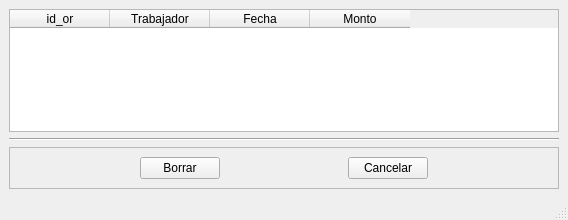
<?xml version="1.0" encoding="UTF-8"?>
<ui version="4.0">
 <class>MainWindow</class>
 <widget class="QMainWindow" name="MainWindow">
  <property name="geometry">
   <rect>
    <x>0</x>
    <y>0</y>
    <width>568</width>
    <height>220</height>
   </rect>
  </property>
  <property name="windowTitle">
   <string>Listado de otras remuneraciones abiertas</string>
  </property>
  <widget class="QWidget" name="centralwidget">
   <layout class="QVBoxLayout" name="verticalLayout">
    <item>
     <widget class="QTableWidget" name="tableWidget">
      <property name="toolTip">
       <string>&lt;html&gt;&lt;head/&gt;&lt;body&gt;&lt;p&gt;Listado de otras remuneraciones que son parte del salario cotizable para la TSS y forman parte de la base para el cálculo del impuesto sobre la renta. Por ejemplo comisiones.&lt;/p&gt;&lt;/body&gt;&lt;/html&gt;</string>
      </property>
      <property name="sizeAdjustPolicy">
       <enum>QAbstractScrollArea::AdjustToContentsOnFirstShow</enum>
      </property>
      <column>
       <property name="text">
        <string>id_or</string>
       </property>
      </column>
      <column>
       <property name="text">
        <string>Trabajador</string>
       </property>
      </column>
      <column>
       <property name="text">
        <string>Fecha</string>
       </property>
      </column>
      <column>
       <property name="text">
        <string>Monto</string>
       </property>
      </column>
     </widget>
    </item>
    <item>
     <widget class="Line" name="line">
      <property name="orientation">
       <enum>Qt::Horizontal</enum>
      </property>
     </widget>
    </item>
    <item>
     <widget class="QFrame" name="frame">
      <property name="frameShape">
       <enum>QFrame::StyledPanel</enum>
      </property>
      <property name="frameShadow">
       <enum>QFrame::Raised</enum>
      </property>
      <layout class="QHBoxLayout" name="horizontalLayout">
       <item>
        <spacer name="horizontalSpacer">
         <property name="orientation">
          <enum>Qt::Horizontal</enum>
         </property>
         <property name="sizeHint" stdset="0">
          <size>
           <width>40</width>
           <height>20</height>
          </size>
         </property>
        </spacer>
       </item>
       <item>
        <widget class="QPushButton" name="borrar">
         <property name="text">
          <string>Borrar</string>
         </property>
        </widget>
       </item>
       <item>
        <spacer name="horizontalSpacer_3">
         <property name="orientation">
          <enum>Qt::Horizontal</enum>
         </property>
         <property name="sizeHint" stdset="0">
          <size>
           <width>40</width>
           <height>20</height>
          </size>
         </property>
        </spacer>
       </item>
       <item>
        <widget class="QPushButton" name="cancelar">
         <property name="text">
          <string>Cancelar</string>
         </property>
        </widget>
       </item>
       <item>
        <spacer name="horizontalSpacer_4">
         <property name="orientation">
          <enum>Qt::Horizontal</enum>
         </property>
         <property name="sizeHint" stdset="0">
          <size>
           <width>40</width>
           <height>20</height>
          </size>
         </property>
        </spacer>
       </item>
      </layout>
     </widget>
    </item>
   </layout>
  </widget>
  <widget class="QMenuBar" name="menubar">
   <property name="geometry">
    <rect>
     <x>0</x>
     <y>0</y>
     <width>568</width>
     <height>18</height>
    </rect>
   </property>
  </widget>
  <widget class="QStatusBar" name="statusbar"/>
 </widget>
 <resources/>
 <connections/>
</ui>
